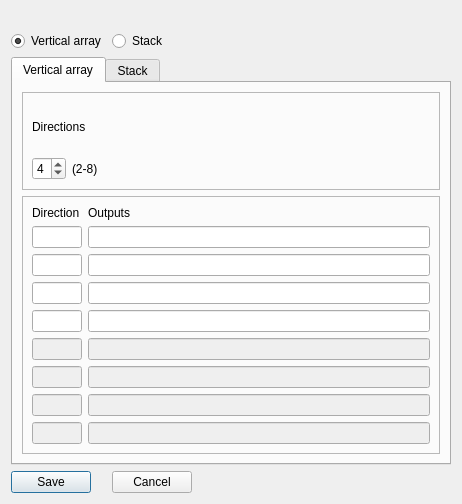
<?xml version="1.0" encoding="UTF-8"?>
<ui version="4.0">
 <class>SubMenu</class>
 <widget class="QDialog" name="SubMenu">
  <property name="geometry">
   <rect>
    <x>0</x>
    <y>0</y>
    <width>462</width>
    <height>504</height>
   </rect>
  </property>
  <property name="windowTitle">
   <string>Sub Menu</string>
  </property>
  <layout class="QFormLayout" name="formLayout">
   <property name="fieldGrowthPolicy">
    <enum>QFormLayout::ExpandingFieldsGrow</enum>
   </property>
   <item row="0" column="0">
    <widget class="QLabel" name="labelBandAntenna">
     <property name="font">
      <font>
       <weight>75</weight>
       <bold>true</bold>
      </font>
     </property>
     <property name="text">
      <string/>
     </property>
    </widget>
   </item>
   <item row="1" column="0">
    <widget class="QRadioButton" name="radioButton4SQ">
     <property name="text">
      <string>Vertical array</string>
     </property>
     <property name="checked">
      <bool>true</bool>
     </property>
    </widget>
   </item>
   <item row="1" column="1">
    <widget class="QRadioButton" name="radioButtonStack">
     <property name="text">
      <string>Stack</string>
     </property>
    </widget>
   </item>
   <item row="2" column="0" colspan="2">
    <widget class="QTabWidget" name="tabWidgetType">
     <property name="currentIndex">
      <number>0</number>
     </property>
     <widget class="QWidget" name="tab4sq">
      <attribute name="title">
       <string>Vertical array</string>
      </attribute>
      <layout class="QVBoxLayout" name="verticalLayout_3">
       <item>
        <widget class="QFrame" name="frameDirCount">
         <property name="frameShape">
          <enum>QFrame::StyledPanel</enum>
         </property>
         <property name="frameShadow">
          <enum>QFrame::Raised</enum>
         </property>
         <layout class="QVBoxLayout" name="verticalLayout_2">
          <item>
           <widget class="QLabel" name="labelDirections">
            <property name="text">
             <string>Directions</string>
            </property>
           </widget>
          </item>
          <item>
           <layout class="QGridLayout" name="gridLayout">
            <item row="0" column="0">
             <widget class="QSpinBox" name="spinBoxDirCount">
              <property name="minimum">
               <number>2</number>
              </property>
              <property name="maximum">
               <number>8</number>
              </property>
              <property name="value">
               <number>4</number>
              </property>
             </widget>
            </item>
            <item row="0" column="1">
             <widget class="QLabel" name="labelDirs">
              <property name="text">
               <string>(2-8)</string>
              </property>
             </widget>
            </item>
            <item row="0" column="2">
             <spacer name="horizontalSpacer">
              <property name="orientation">
               <enum>Qt::Horizontal</enum>
              </property>
              <property name="sizeHint" stdset="0">
               <size>
                <width>40</width>
                <height>20</height>
               </size>
              </property>
             </spacer>
            </item>
           </layout>
          </item>
         </layout>
        </widget>
       </item>
       <item>
        <widget class="QFrame" name="frame">
         <property name="frameShape">
          <enum>QFrame::StyledPanel</enum>
         </property>
         <property name="frameShadow">
          <enum>QFrame::Raised</enum>
         </property>
         <layout class="QVBoxLayout" name="verticalLayout">
          <item>
           <layout class="QGridLayout" name="gridLayout_2">
            <item row="0" column="0">
             <widget class="QLabel" name="labelDirectionName">
              <property name="text">
               <string>Direction</string>
              </property>
             </widget>
            </item>
            <item row="0" column="1">
             <widget class="QLabel" name="labelDirectionOutput">
              <property name="text">
               <string>Outputs</string>
              </property>
             </widget>
            </item>
            <item row="1" column="0">
             <widget class="QLineEdit" name="lineEditDirection1">
              <property name="maximumSize">
               <size>
                <width>50</width>
                <height>16777215</height>
               </size>
              </property>
              <property name="maxLength">
               <number>3</number>
              </property>
             </widget>
            </item>
            <item row="1" column="1">
             <widget class="QLineEdit" name="lineEditOutputStr1"/>
            </item>
            <item row="2" column="0">
             <widget class="QLineEdit" name="lineEditDirection2">
              <property name="maximumSize">
               <size>
                <width>50</width>
                <height>16777215</height>
               </size>
              </property>
              <property name="maxLength">
               <number>3</number>
              </property>
             </widget>
            </item>
            <item row="2" column="1">
             <widget class="QLineEdit" name="lineEditOutputStr2"/>
            </item>
            <item row="3" column="0">
             <widget class="QLineEdit" name="lineEditDirection3">
              <property name="maximumSize">
               <size>
                <width>50</width>
                <height>16777215</height>
               </size>
              </property>
              <property name="maxLength">
               <number>3</number>
              </property>
             </widget>
            </item>
            <item row="3" column="1">
             <widget class="QLineEdit" name="lineEditOutputStr3"/>
            </item>
            <item row="4" column="0">
             <widget class="QLineEdit" name="lineEditDirection4">
              <property name="maximumSize">
               <size>
                <width>50</width>
                <height>16777215</height>
               </size>
              </property>
              <property name="maxLength">
               <number>3</number>
              </property>
             </widget>
            </item>
            <item row="4" column="1">
             <widget class="QLineEdit" name="lineEditOutputStr4"/>
            </item>
            <item row="5" column="0">
             <widget class="QLineEdit" name="lineEditDirection5">
              <property name="enabled">
               <bool>false</bool>
              </property>
              <property name="maximumSize">
               <size>
                <width>50</width>
                <height>16777215</height>
               </size>
              </property>
              <property name="maxLength">
               <number>3</number>
              </property>
             </widget>
            </item>
            <item row="5" column="1">
             <widget class="QLineEdit" name="lineEditOutputStr5">
              <property name="enabled">
               <bool>false</bool>
              </property>
             </widget>
            </item>
            <item row="6" column="0">
             <widget class="QLineEdit" name="lineEditDirection6">
              <property name="enabled">
               <bool>false</bool>
              </property>
              <property name="maximumSize">
               <size>
                <width>50</width>
                <height>16777215</height>
               </size>
              </property>
              <property name="maxLength">
               <number>3</number>
              </property>
             </widget>
            </item>
            <item row="6" column="1">
             <widget class="QLineEdit" name="lineEditOutputStr6">
              <property name="enabled">
               <bool>false</bool>
              </property>
             </widget>
            </item>
            <item row="7" column="0">
             <widget class="QLineEdit" name="lineEditDirection7">
              <property name="enabled">
               <bool>false</bool>
              </property>
              <property name="maximumSize">
               <size>
                <width>50</width>
                <height>16777215</height>
               </size>
              </property>
              <property name="maxLength">
               <number>3</number>
              </property>
             </widget>
            </item>
            <item row="7" column="1">
             <widget class="QLineEdit" name="lineEditOutputStr7">
              <property name="enabled">
               <bool>false</bool>
              </property>
             </widget>
            </item>
            <item row="8" column="0">
             <widget class="QLineEdit" name="lineEditDirection8">
              <property name="enabled">
               <bool>false</bool>
              </property>
              <property name="maximumSize">
               <size>
                <width>50</width>
                <height>16777215</height>
               </size>
              </property>
              <property name="maxLength">
               <number>3</number>
              </property>
             </widget>
            </item>
            <item row="8" column="1">
             <widget class="QLineEdit" name="lineEditOutputStr8">
              <property name="enabled">
               <bool>false</bool>
              </property>
             </widget>
            </item>
           </layout>
          </item>
         </layout>
        </widget>
       </item>
      </layout>
     </widget>
     <widget class="QWidget" name="tabStack">
      <attribute name="title">
       <string>Stack</string>
      </attribute>
      <layout class="QVBoxLayout" name="verticalLayout_5">
       <item>
        <widget class="QFrame" name="frameStackSettings">
         <property name="frameShape">
          <enum>QFrame::StyledPanel</enum>
         </property>
         <property name="frameShadow">
          <enum>QFrame::Raised</enum>
         </property>
         <widget class="QWidget" name="layoutWidget">
          <property name="geometry">
           <rect>
            <x>10</x>
            <y>10</y>
            <width>251</width>
            <height>66</height>
           </rect>
          </property>
          <layout class="QFormLayout" name="formLayout_2">
           <property name="fieldGrowthPolicy">
            <enum>QFormLayout::ExpandingFieldsGrow</enum>
           </property>
           <item row="0" column="0">
            <widget class="QLabel" name="labelStackName">
             <property name="font">
              <font>
               <weight>50</weight>
               <bold>false</bold>
              </font>
             </property>
             <property name="text">
              <string>Name</string>
             </property>
            </widget>
           </item>
           <item row="0" column="1">
            <widget class="QLineEdit" name="lineEditStackName"/>
           </item>
           <item row="1" column="0">
            <widget class="QLabel" name="labelStackPositions">
             <property name="font">
              <font>
               <weight>50</weight>
               <bold>false</bold>
              </font>
             </property>
             <property name="text">
              <string>Positions</string>
             </property>
            </widget>
           </item>
           <item row="1" column="1">
            <widget class="QSpinBox" name="spinBoxStackPositions">
             <property name="minimum">
              <number>2</number>
             </property>
             <property name="maximum">
              <number>6</number>
             </property>
             <property name="value">
              <number>4</number>
             </property>
            </widget>
           </item>
          </layout>
         </widget>
        </widget>
       </item>
       <item>
        <widget class="QFrame" name="frame_2">
         <property name="frameShape">
          <enum>QFrame::StyledPanel</enum>
         </property>
         <property name="frameShadow">
          <enum>QFrame::Raised</enum>
         </property>
         <layout class="QVBoxLayout" name="verticalLayout_4">
          <item>
           <layout class="QGridLayout" name="gridLayout_3">
            <item row="0" column="0">
             <widget class="QLabel" name="labelDirectionName_2">
              <property name="text">
               <string>Name</string>
              </property>
             </widget>
            </item>
            <item row="0" column="1">
             <widget class="QLabel" name="labelDirectionOutput_2">
              <property name="text">
               <string>Outputs</string>
              </property>
             </widget>
            </item>
            <item row="1" column="0">
             <widget class="QLineEdit" name="lineEditStackCombo1">
              <property name="maximumSize">
               <size>
                <width>100</width>
                <height>16777215</height>
               </size>
              </property>
             </widget>
            </item>
            <item row="1" column="1">
             <widget class="QLineEdit" name="lineEditStackOutputStr1"/>
            </item>
            <item row="2" column="0">
             <widget class="QLineEdit" name="lineEditStackCombo2">
              <property name="maximumSize">
               <size>
                <width>100</width>
                <height>16777215</height>
               </size>
              </property>
             </widget>
            </item>
            <item row="2" column="1">
             <widget class="QLineEdit" name="lineEditStackOutputStr2"/>
            </item>
            <item row="3" column="0">
             <widget class="QLineEdit" name="lineEditStackCombo3">
              <property name="maximumSize">
               <size>
                <width>100</width>
                <height>16777215</height>
               </size>
              </property>
             </widget>
            </item>
            <item row="3" column="1">
             <widget class="QLineEdit" name="lineEditStackOutputStr3"/>
            </item>
            <item row="4" column="0">
             <widget class="QLineEdit" name="lineEditStackCombo4">
              <property name="maximumSize">
               <size>
                <width>100</width>
                <height>16777215</height>
               </size>
              </property>
             </widget>
            </item>
            <item row="4" column="1">
             <widget class="QLineEdit" name="lineEditStackOutputStr4"/>
            </item>
            <item row="5" column="0">
             <widget class="QLineEdit" name="lineEditStackCombo5">
              <property name="enabled">
               <bool>false</bool>
              </property>
              <property name="maximumSize">
               <size>
                <width>100</width>
                <height>16777215</height>
               </size>
              </property>
             </widget>
            </item>
            <item row="5" column="1">
             <widget class="QLineEdit" name="lineEditStackOutputStr5">
              <property name="enabled">
               <bool>false</bool>
              </property>
             </widget>
            </item>
            <item row="6" column="0">
             <widget class="QLineEdit" name="lineEditStackCombo6">
              <property name="enabled">
               <bool>false</bool>
              </property>
              <property name="maximumSize">
               <size>
                <width>100</width>
                <height>16777215</height>
               </size>
              </property>
             </widget>
            </item>
            <item row="6" column="1">
             <widget class="QLineEdit" name="lineEditStackOutputStr6">
              <property name="enabled">
               <bool>false</bool>
              </property>
             </widget>
            </item>
           </layout>
          </item>
         </layout>
        </widget>
       </item>
      </layout>
     </widget>
    </widget>
   </item>
   <item row="3" column="0">
    <widget class="QPushButton" name="pushButtonSave">
     <property name="text">
      <string>Save</string>
     </property>
    </widget>
   </item>
   <item row="3" column="1">
    <widget class="QPushButton" name="pushButtonCancel">
     <property name="text">
      <string>Cancel</string>
     </property>
    </widget>
   </item>
  </layout>
 </widget>
 <resources/>
 <connections/>
</ui>
